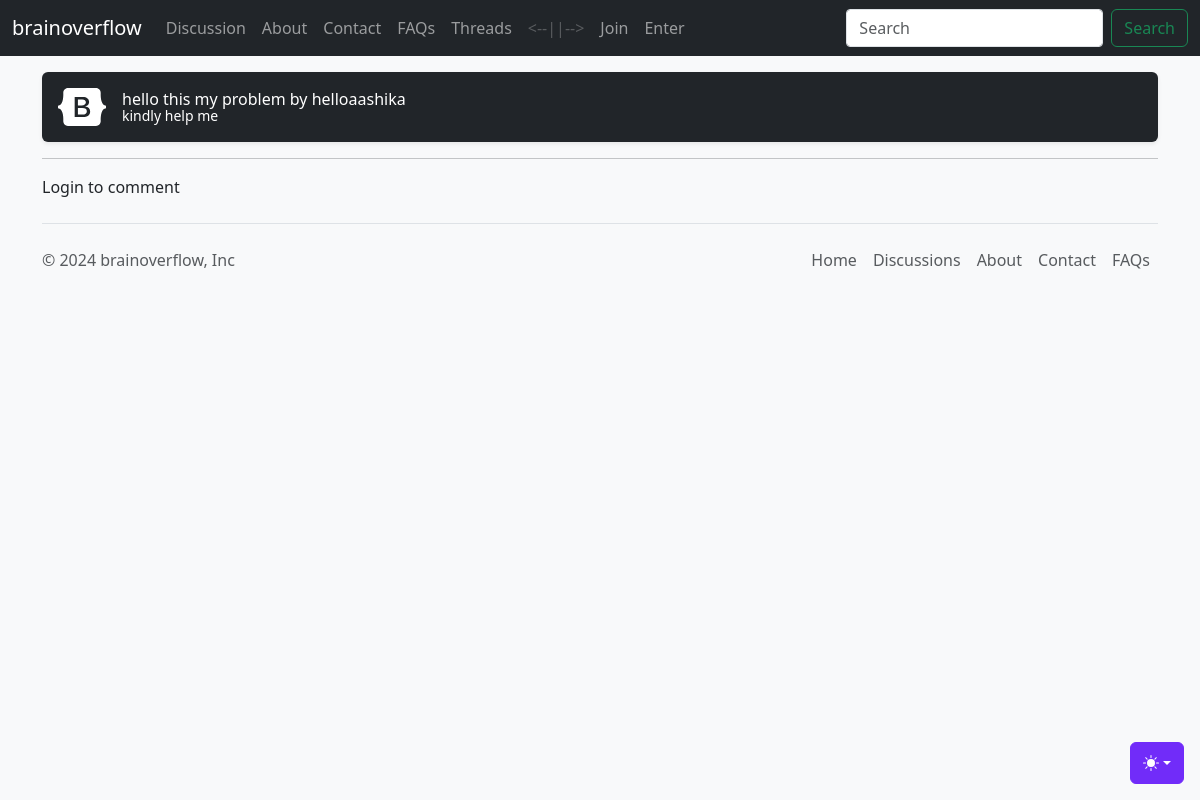
Page /thread.php?th_id=4 on the committed database.
### tables this page shows
CREATE TABLE `threads` (
  `th_id` int(12) NOT NULL,
  `th_name` varchar(256) NOT NULL,
  `th_desc` varchar(4098) NOT NULL,
  `th_ct_id` int(12) NOT NULL,
  `th_user_id` int(12) NOT NULL,
  `th_dt` datetime NOT NULL DEFAULT current_timestamp()
);

CREATE TABLE `users` (
  `sno` int(11) NOT NULL,
  `username` varchar(64) NOT NULL,
  `user_email` varchar(64) NOT NULL,
  `user_pass` varchar(256) NOT NULL,
  `user_dt` datetime NOT NULL DEFAULT current_timestamp()
);

### partials/_helpers.php (called while the page is built, shortened)
<?php
function h(mixed $value): string
{
    return htmlspecialchars((string) ($value ?? ''), ENT_QUOTES | ENT_SUBSTITUTE, 'UTF-8');
}
function positive_int(mixed $value): ?int
{
    $integer = filter_var($value, FILTER_VALIDATE_INT);
    return $integer !== false && $integer > 0 ? $integer : null;
}

### thread.php (the view, shortened to what this page needs)
<?php
require_once 'partials/_helpers.php';
require 'partials/database/_connect.php';
$th_id = positive_int($_GET['th_id'] ?? null);
$threadStatement = mysqli_prepare($conn, 'SELECT * FROM `threads` WHERE th_id = ?');
mysqli_stmt_bind_param($threadStatement, 'i', $th_id);
mysqli_stmt_execute($threadStatement);
$thread = mysqli_fetch_assoc(mysqli_stmt_get_result($threadStatement));
?>
<!DOCTYPE html>
<html lang="en" data-bs-theme="auto">
<head>
  <link rel="stylesheet" href="https://cdn.jsdelivr.net/npm/@docsearch/css@3" />
  <link href="assets/dist/css/bootstrap.min.css" rel="stylesheet" />
  <link href="assets/style.css" rel="stylesheet" />
  <link href="assets/offcanvas-navbar.css" rel="stylesheet" />
  <link href="assets/headers.css" rel="stylesheet">
</head>
<body class="bg-body-tertiary">
    <div class="dropdown position-fixed bottom-0 end-0 mb-3 me-3 bd-mode-toggle">
        <button class="btn btn-bd-primary py-2 dropdown-toggle d-flex align-items-center" id="bd-theme" type="button"
            aria-expanded="false" data-bs-toggle="dropdown" aria-label="Toggle theme (auto)">
            <svg class="bi my-1 theme-icon-active" width="1em" height="1em">
                <use href="#circle-half"></use>
            </svg>
        </button>
    </div>
    <nav class="navbar navbar-expand-lg fixed-top navbar-dark bg-dark" aria-label="Main navigation">
        <?php require 'partials/_header.php'; ?>
    </nav>
    <main class="container">
        <?php
        $th_title = $thread['th_name'];
        $th_desc = $thread['th_desc'];
        $th_user_id = (int) $thread['th_user_id'];
        $authorStatement = mysqli_prepare($conn, 'SELECT username FROM `users` WHERE sno = ?');
        mysqli_stmt_bind_param($authorStatement, 'i', $th_user_id);
        mysqli_stmt_execute($authorStatement);
        $row_03 = mysqli_fetch_assoc(mysqli_stmt_get_result($authorStatement));
        $th_user = $row_03['username'] ?? 'Unknown User';
        echo ' <div class="d-flex align-items-center p-3 my-3 text-white bg-dark rounded shadow-sm">
            <img class="me-3" src="/docs/5.3/assets/brand/bootstrap-logo-white.svg" alt="" width="48" height="38">
            <div class="lh-1">
                <h1 class="h6 mb-0 text-white lh-1">' . h($th_title) . ' by ' . h($th_user) . '</h1>
                <small>' . h($th_desc) . '</small>
            </div>
        </div>'
            ?>
        <hr>
        <?php
        if (($_SESSION['role'] ?? '') === 'user') {
            echo '<form action="thread.php?th_id=' . $th_id . '" method="POST">
        ' . csrf_field() . '
        <div class="mb-3">
            <label for="concern_desc" class="form-label">Comment</label>
            <textarea class="form-control" id="cmt_cnt" name="cmt_cnt" rows="2"></textarea>
        </div>
        <button type="submit" class="btn btn-success">Submit</button>
    </form>';
        } else {
            echo 'Login to comment';
        }
        ?>
    </main>
    <?php include 'partials/_footer.php' ?>
</body>
</html>

### assets/style.css (style rules this page uses)
.bi { vertical-align: -0.125em; fill: currentColor; }
.btn-bd-primary { --bd-violet-bg: #712cf9; --bd-violet-rgb: 112.520718, 44.062154, 249.437846; --bs-btn-font-weight: 600; --bs-btn-color: var(--bs-white); --bs-btn-bg: var(--bd-violet-bg); --bs-btn-border-color: var(--bd-violet-bg); --bs-btn-hover-color: var(--bs-white); --bs-btn-hover-bg: #6528e0; --bs-btn-hover-border-color: #6528e0; --bs-btn-focus-shadow-rgb: var(--bd-violet-rgb); --bs-btn-active-color: var(--bs-btn-hover-color); --bs-btn-active-bg: #5a23c8; --bs-btn-active-border-color: #5a23c8; }
.bd-mode-toggle { z-index: 1500; }
body { background-color: #f8f9fa; }

### assets/offcanvas-navbar.css (style rules this page uses)
html, body { overflow-x: hidden; }
body { padding-top: 56px; }

### rows in the picture
threads: th_name "hello this my problem", th_desc "kindly help me"
users: username "helloaashika"
